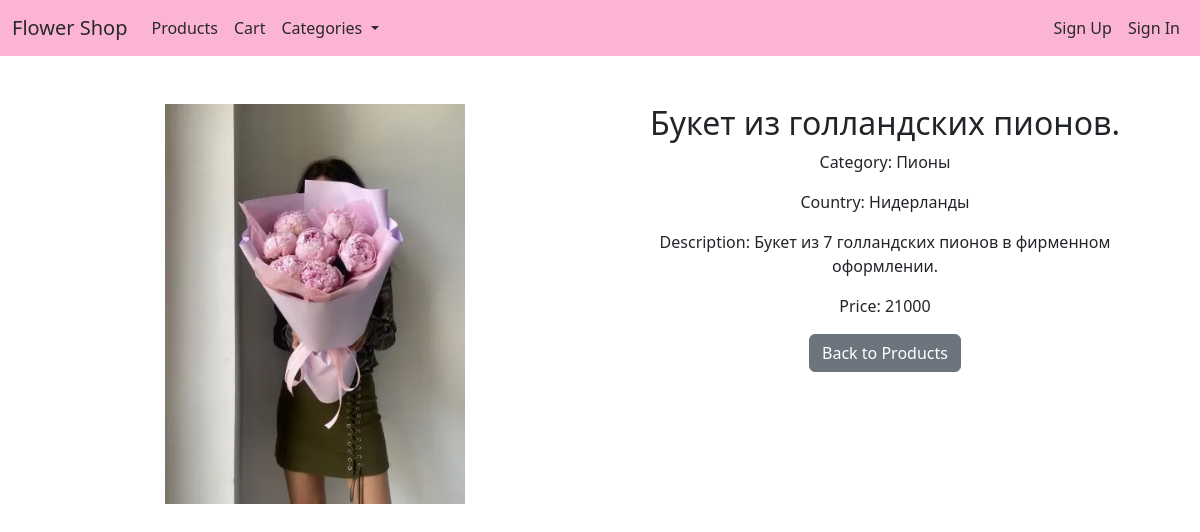
The app's page /product/2/, older data.
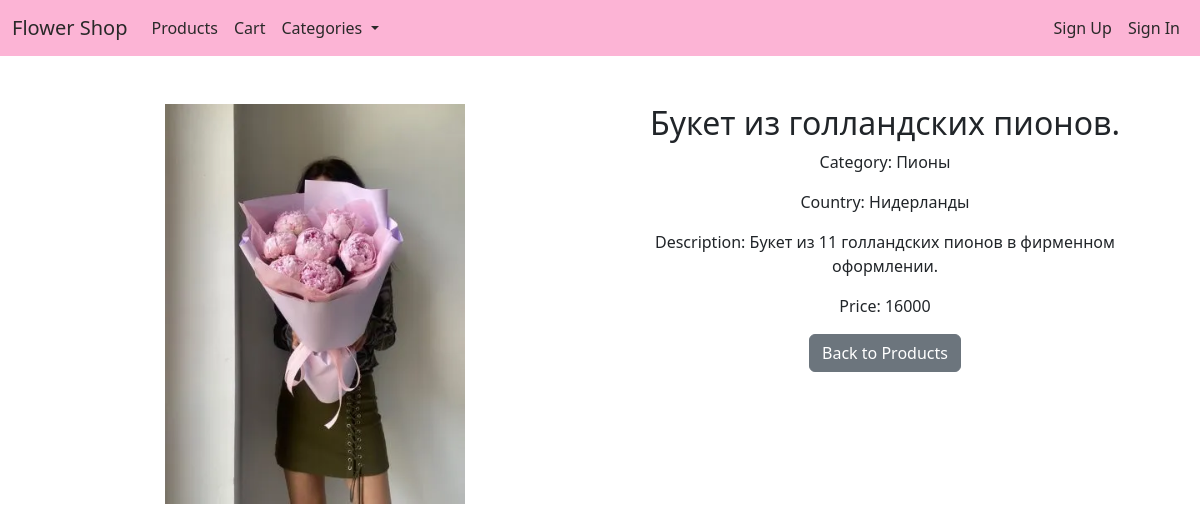
The same page, newer data.
### store/models.py (models this page shows, shortened)
class Product(models.Model):
    name = models.CharField(max_length=100)
    description = models.TextField(null=True, blank=True)
    image = models.ImageField(upload_to='products')
    country = models.CharField(max_length=20, choices=COUNTRY_CHOICES)
    price = models.PositiveIntegerField()
    value = models.DecimalField(max_digits=10, decimal_places=2)
    unit = models.CharField(max_length=20, choices=UNIT_CHOICES)
    category = models.CharField(max_length=20, choices=CATEGORY_CHOICES)
    class Meta:
        verbose_name = 'Product'
        verbose_name_plural = 'Products'

### store/views.py (the view)
# urls.py: path('product/<int:product_id>/', view_product, name='view_product_url'),
def view_product(request, product_id):
    product = get_object_or_404(Product, id=product_id)
    context = {
        'product': product,
    }
    return render(request, 'view_product.html', context)

### store/templates/view_product.html (shortened to what this page needs)
{% extends 'base.html' %}
{% block content %}
    <div class="container mt-5">
        <div class="row">
            <div class="col-md-6 text-center">
                <img src="{{ product.image.url }}" alt="{{ product.name }}" class="img-fluid" style="max-width: 55%;">
            </div>
            <div class="col-md-6">
                <h2 class="text-center">{{ product.name }}</h2>
                <p>Category: {{ product.category }}</p>
                <p>Country: {{ product.country }}</p>
                <p>Description: {{ product.description }}</p>
                <p>Price: {{ product.price }}</p>
                <div class="text-center mt-3">
                    <a href="{% url 'products_url' %}" class="btn btn-secondary">Back to Products</a>
                </div>
            </div>
        </div>
    </div>
{% endblock %}

Row changes from the older to the newer data that the page shows:
changed Product "Букет из голландских пионов.": description "Букет из 7 голландских пионов в фирменном оформлении." → "Букет из 11 голландских пионов в фирменном оформлении."; price "21000" → "16000"
